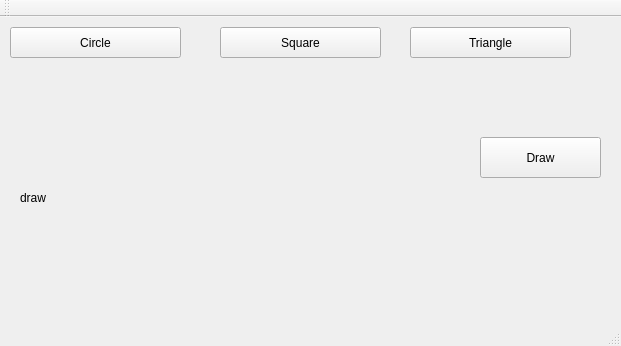
<?xml version="1.0" encoding="UTF-8"?>
<ui version="4.0">
 <class>MainWindow</class>
 <widget class="QMainWindow" name="MainWindow">
  <property name="geometry">
   <rect>
    <x>0</x>
    <y>0</y>
    <width>621</width>
    <height>346</height>
   </rect>
  </property>
  <property name="windowTitle">
   <string>MainWindow</string>
  </property>
  <widget class="QWidget" name="centralWidget">
   <widget class="QPushButton" name="P_Circle">
    <property name="geometry">
     <rect>
      <x>10</x>
      <y>10</y>
      <width>171</width>
      <height>31</height>
     </rect>
    </property>
    <property name="text">
     <string>Circle</string>
    </property>
   </widget>
   <widget class="QPushButton" name="P_Square">
    <property name="geometry">
     <rect>
      <x>220</x>
      <y>10</y>
      <width>161</width>
      <height>31</height>
     </rect>
    </property>
    <property name="text">
     <string>Square</string>
    </property>
   </widget>
   <widget class="QPushButton" name="P_Triangle">
    <property name="geometry">
     <rect>
      <x>410</x>
      <y>10</y>
      <width>161</width>
      <height>31</height>
     </rect>
    </property>
    <property name="text">
     <string>Triangle</string>
    </property>
   </widget>
   <widget class="QLabel" name="label">
    <property name="geometry">
     <rect>
      <x>20</x>
      <y>70</y>
      <width>401</width>
      <height>221</height>
     </rect>
    </property>
    <property name="text">
     <string>draw</string>
    </property>
   </widget>
   <widget class="QPushButton" name="Draw_all">
    <property name="geometry">
     <rect>
      <x>480</x>
      <y>120</y>
      <width>121</width>
      <height>41</height>
     </rect>
    </property>
    <property name="text">
     <string>Draw</string>
    </property>
   </widget>
  </widget>
  <widget class="QMenuBar" name="menuBar">
   <property name="geometry">
    <rect>
     <x>0</x>
     <y>0</y>
     <width>621</width>
     <height>21</height>
    </rect>
   </property>
  </widget>
  <widget class="QToolBar" name="mainToolBar">
   <attribute name="toolBarArea">
    <enum>TopToolBarArea</enum>
   </attribute>
   <attribute name="toolBarBreak">
    <bool>false</bool>
   </attribute>
  </widget>
  <widget class="QStatusBar" name="statusBar"/>
 </widget>
 <layoutdefault spacing="6" margin="11"/>
 <resources/>
 <connections/>
</ui>
